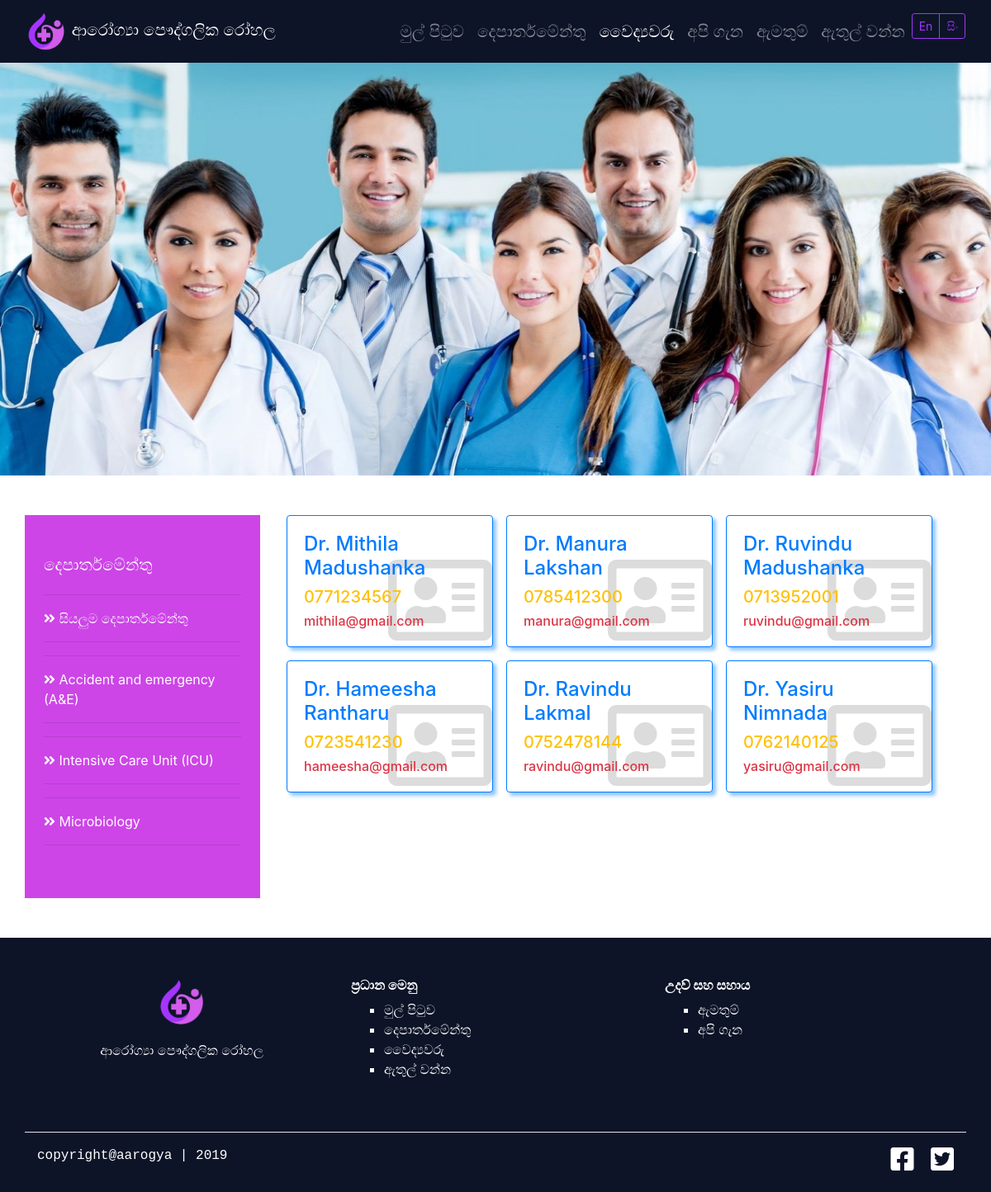
The page /html/website/doctor_si.php on the database its author committed.
### tables this page shows
CREATE TABLE IF NOT EXISTS `department` (
  `id` char(3) NOT NULL,
  `name` varchar(50) NOT NULL,
  `description` text NOT NULL,
  `department_head` char(6) NOT NULL,
  `is_deleted` int(11) NOT NULL,
  PRIMARY KEY (`id`)
);

CREATE TABLE IF NOT EXISTS `doctor` (
  `id` char(6) NOT NULL,
  `firstName` varchar(20) NOT NULL,
  `lastName` varchar(20) NOT NULL,
  `email` varchar(100) NOT NULL,
  `mobile` char(10) NOT NULL,
  `department` char(3) NOT NULL,
  `is_deleted` int(11) NOT NULL,
  PRIMARY KEY (`id`)
);

### html/website/doctor_si.php (the view, shortened to what this page needs)
<?php
    require_once('../../connection/connection.php');
?>
<!DOCTYPE html>
<html lang="en">
    <head>
        <link rel="stylesheet" href="../../css/bootstrap.min.css">
        <link href="https://cdnjs.cloudflare.com/ajax/libs/font-awesome/5.10.0-11/css/all.css" rel="stylesheet">
        <link href="../../css/index.css" rel="stylesheet">
    </head>
    <body>
        <nav class="navbar navbar-expand-sm navbar-dark">
            <div class="container-fluid">
                <div class="navbar-header">
                    <a class="navbar-brand" href="../../index_si.php"><img id="logo" src="../../img/logo_only.png">  ආරෝග්‍යා පෞද්ගලික රෝහල</a>
                </div>
                <ul class="nav navbar-nav navbar-right lead">
                    <li class="nav-item"><a class="nav-link" href="index_si.php">මුල් පිටුව</a></li>
                    <li class="nav-item"><a class="nav-link" href="department_si.php">දෙපාර්තමේන්තු</a></li>
                    <li class="nav-item active"><a class="nav-link" href="doctor_si.php">වෛද්‍යවරු</a></li>
                    <li class="nav-item"><a class="nav-link" href="about_si.php">අපි ගැන</a></li>
                    <li class="nav-item"><a class="nav-link" href="contact_si.php">ඇමතුම්</a></li>
                    <li class="nav-item"><a class="nav-link" href="../login.php" target="_blank">ඇතුල් වන්න</a></li>
                    <li>
                        <div class="btn-group btn-group-sm">
                            <button type="button" class="btn btn-outline-primary"  onclick="window.location.href = 'doctor_en.php';">En</button>
                            <button type="button" class="btn btn-outline-primary"  onclick="window.location.href = 'doctor_si.php';">සිං</button>
                        </div>
                    </li>
                </ul>
            </div>
        </nav>
            <section class="col-12 doctorImg container-fluid">
            </section>
            <section>
                <div class="container">
                    <div class="row">
                        <div class="depList col-lg-3 col-md-3 col-sm-12 col-12 mt-5 mb-5">
                            <div class="py-5 px-2">
                                <h5 class="mb-4">දෙපාර්තමේන්තු</h5>
                                    <?php
                                    $query = "SELECT * FROM `department` ORDER BY `name`";
                                    $result_set = mysqli_query($con,$query);
                                    if (mysqli_num_rows($result_set) >= 1) {
                                        echo "<p><a href='doctor_si.php?id=12345}'><hr><i class='fas fa-angle-double-right'></i> සියලුම දෙපාර්තමේන්තු<hr></a></p>";
                                        while($deptName = mysqli_fetch_assoc($result_set)){
                                            echo "<p><a href='doctor_si.php?id={$deptName['id']}'><hr><i class='fas fa-angle-double-right'></i> ".$deptName['name']."<hr></a></p>";
                                        }
                                    } else {
                                        echo "<p><hr><i class='fas fa-angle-double-right'></i> List Empty<hr></p>";
                                    }
                                ?>
                            </div>
                        </div>
                        <div class="deptList col-lg-9 col-md-9 col-sm-12 col-12">
                            <div class="deptDesc py-5 ml-3" name="deptDesc" id="deptDesc">
                                <div class="row d-flex justify-content">
                                    <?php
                                        if(isset($_GET['id'])){
                                            if($_GET['id']==12345){
                                                $query = "SELECT do.firstName AS fName, do.lastName AS lName, mobile, email FROM `doctor` do,`department` de WHERE de.id = do.department";
                                            } else {
                                                $deId = $_GET['id'];
                                                $query = "SELECT do.firstName AS fName, do.lastName AS lName, mobile, email FROM `doctor` do,`department` de WHERE de.id = do.department AND de.id = '{$deId}'";
                                            }
                                            $result_set = mysqli_query($con,$query);
                                            if (mysqli_num_rows($result_set) >= 1) {
                                                    while($doct = mysqli_fetch_assoc($result_set)){
                                                        echo "<div class='card img-fluid border-primary mb-3 ml-3' style='width: 250px;height: 10rem;box-shadow: 4px 4px 4px rgba(38,143,255, 0.5);'>
                                                            <i class='far fa-address-card fa-7x' style='color:gainsboro;position:absolute; bottom:0; right:0;'></i>
                                                            <div class='card-body card-img-overlay'>
                                                                <h5 class='text-primary'>Dr. ".$doct['fName']." ".$doct['lName']."</h5>
                                                                <h5 class='text-warning'>".$doct['mobile']."</h5>
                                                                <h6 class='text-danger'>".$doct['email']."</h6>
                                                            </div>
                                                        </div>";
                                                    }
                                            } else {
                                                echo "<h3 class='text-danger'>There are currently no doctors in this department</h3>";
                                            }
                                        } else {
                                            $query = "SELECT do.firstName AS fName, do.lastName AS lName, mobile, email FROM `doctor` do,`department` de WHERE de.id = do.department";
                                            $result_set = mysqli_query($con,$query);
                                            if (mysqli_num_rows($result_set) >= 1) {
                                                    while($doct = mysqli_fetch_assoc($result_set)){
                                                        echo "<div class='card img-fluid border-primary mb-3 ml-3' style='width: 250px;height: 10rem;box-shadow: 4px 4px 4px rgba(38,143,255, 0.5);'>
                                                            <i class='far fa-address-card fa-7x' style='color:gainsboro;position:absolute; bottom:0; right:0;'></i>
                                                            <div class='card-body card-img-overlay'>
                                                                <h4 class='text-primary'>Dr. ".$doct['fName']." ".$doct['lName']."</h4>
                                                                <h5 class='text-warning'>".$doct['mobile']."</h5>
                                                                <h6 class='text-danger'>".$doct['email']."</h6>
                                                            </div>
                                                        </div>";
                                                    }
                                            } else {
                                                echo "<h3 class='text-danger'>There are currently no doctors in this department</h3>";
                                            }
                                        }
                                    ?>
                                </div>
                            </div>
                        </div>
                    </div>
                </div>
            </section>
            <section>
                <div class="footer position-relative">
                    <div class="container">
                        <div class="row">
                            <div class="footerLogo col-lg-4 col-md-4 col-sm-12 col-12 py-5">
                                <img src="../../img/logo_only.png">
                                <p class="mt-3">ආරෝග්‍යා පෞද්ගලික රෝහල</p>
                            </div>
                            <div class="footerLink  col-lg-4 col-md-4 col-sm-12 col-12 py-5">
                                <h6><b>ප්‍රධාන මෙනු</b></h6>
                                <ul>
                                    <a href="index_si.php"><li>මුල් පිටුව</li></a>
                                    <a href="department_si.php"><li>දෙපාර්තමේන්තු</li></a>
                                    <a href="doctor_si.php"><li>වෛද්‍යවරු</li></a>
                                    <a href="../login.php" target="_blank"><li>ඇතුල් වන්න</li></a>
                                </ul>
                            </div>
                            <div class="footerLink  col-lg-4 col-md-4 col-sm-12 col-12 py-5">
                                <h6><b>උදව් සහ සහාය</b></h6>
                                <ul>
                                    <a href="contact_si.php"><li>ඇමතුම්</li></a>
                                    <a href="about_si.php"><li>අපි ගැන</li></a>
                                </ul>
                            </div>
                        </div>
                        <div class="row border-top">
                            <div class="footerBottom col-lg-6 col-md-6 col-sm-6 col-6 py-3">
                                <p>copyright@aarogya | 2019</p>
                            </div>
                            <div class="sociaMedia col-lg-6 col-md-62 col-sm-6 col-12 py-3 text-right">
                                    <a href="https://www.facebook.com/" target="_blank"><i class="fab fa-facebook-square fa-2x ml-3"></i></a>
                                    <a href="https://twitter.com/login?lang=en" target="_blank"><i class="fab fa-twitter-square fa-2x ml-3"></i></a>
                            </div>
                        </div>
                    </div>
                </div>
            </section>
    </body>
</html>

### css/index.css (style rules this page uses)
#logo { width: 50px; }
.navbar { background: #0d1428; }
.footer { background-color: #0d1428; color: #fff; }
.footerLogo { text-align: center; }
.footerLogo img { width: 60px; }
.footer a { color: white; text-decoration: none; }
.footerBottom { font-family: monospace; }
.footerLink li { list-style-type: square; }
.doctorImg { position: relative; width: 100%; height: 500px; background: url(../img/doctor.jpg); background-position: top; background-size: cover; }
.depList { background-color: #cd45e7; color: #fff; max-height: 500px; overflow: auto; }
.depList a { color: #fff; text-decoration: none; cursor: pointer; }

### rows shown on the page
department: name "Accident and emergency (A&E)"
department: name "Intensive Care Unit (ICU)"
department: name "Microbiology"
doctor: firstName "Mithila", lastName "Madushanka", mobile "0771234567", email "mithila@gmail.com"
doctor: firstName "Manura", lastName "Lakshan", mobile "0785412300", email "manura@gmail.com"
doctor: firstName "Ruvindu", lastName "Madushanka", mobile "0713952001", email "ruvindu@gmail.com"
doctor: firstName "Hameesha", lastName "Rantharu", mobile "0723541230", email "hameesha@gmail.com"
doctor: firstName "Ravindu", lastName "Lakmal", mobile "0752478144", email "ravindu@gmail.com"
doctor: firstName "Yasiru", lastName "Nimnada", mobile "0762140125", email "yasiru@gmail.com"
